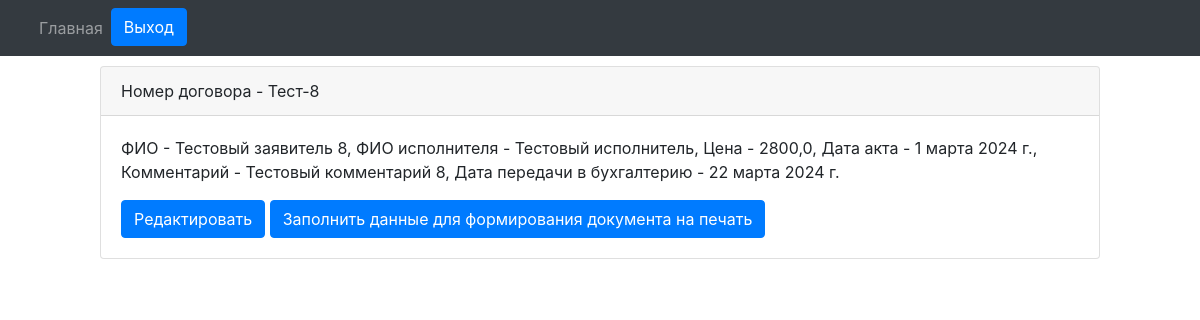
Before: /paid_departure/filials/orders/order/3/ (signed in) with the older database file.
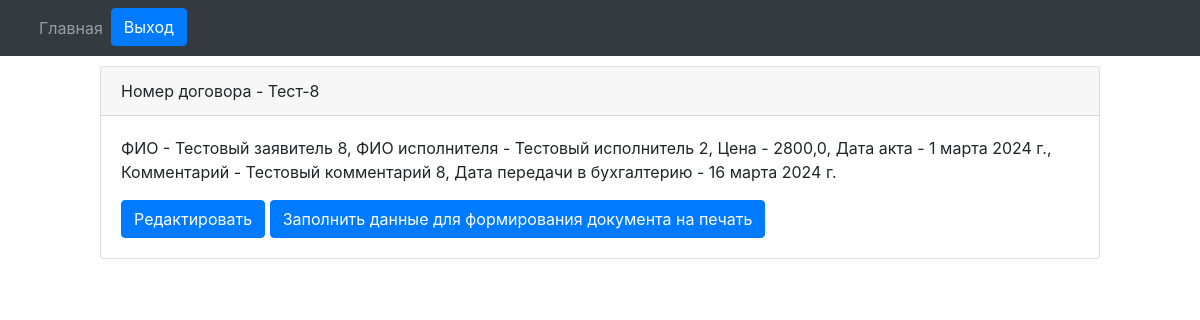
After: the same page with the newer database file.
### engine/models.py (models this page shows, shortened)
class Reestr_oferts(models.Model):
    number_orders_vozm = models.CharField(max_length=20, blank=False, verbose_name='Номер договора возм.', db_index=True)
    fio = models.CharField(max_length=128, blank=False, verbose_name='ФИО')
    date_orders = models.DateField(auto_now_add=True, verbose_name='Дата договора')
    date_akt = models.DateField(auto_now_add=True, verbose_name='Дата акта')
    exicutor = models.ForeignKey(Exicuters, on_delete=models.PROTECT, verbose_name='Исполнитель')
    filial = models.ForeignKey(Filials, on_delete=models.PROTECT, verbose_name='Филиал')
    price = models.FloatField(max_length=10, verbose_name='Цена')
    date_buhgt = models.DateField(verbose_name='Дата передачи в бухгалтерию')
    comment = models.CharField(max_length=512, verbose_name='Комментарий', blank=True)

class Exicuters(models.Model):
    fio = models.CharField(max_length=128, blank=False, verbose_name='ФИО исполнителя')
    position_filial = models.CharField(max_length=128, blank=False, default='Администратор', verbose_name='Должность')
    filial = models.ForeignKey(Filials, on_delete=models.PROTECT, verbose_name='Филиал к котрому привязан исполнитель')
    def __str__(self):
        return self.fio

### engine/views.py (the view)
# urls.py: path('filials/orders/order/<int:id_order>/', get_order, name='get_order'),
@login_required
def get_order(request, id_order):
    if not request.user.has_perm('engine.view_reestr_oferts'):
        queryset = Reestr_oferts.objects.get(pk=id_order)
        filial = str(queryset.filial)
        user_filial = str(request.user.filial)
        if filial == user_filial:
            order = Reestr_oferts.objects.get(pk=id_order)
        else:
            raise PermissionError
    else:
        order = Reestr_oferts.objects.get(pk=id_order)
    context = {
        'order': order
    }
    return render(request, 'orders/order.html', context=context)

### engine/templates/orders/order.html (shortened to what this page needs)
{% extends "orders/base.html" %}
{% block nav %}{% include 'orders/nav.html' %}{% endblock %}
{% block content %}
<div class="card" style="margin: 10px 100px 10px 100px;">
    <div class="card-header">
      Номер договора - {{ order.number_orders_vozm }}
    </div>
    <div class="card-body">
      <p class="card-text">ФИО - {{ order.fio }}, ФИО исполнителя - {{ order.exicutor }}, Цена - {{ order.price }}, Дата акта - {{ order.date_akt }}, Комментарий - {{ order.comment }}, Дата передачи в бухгалтерию - {{ order.date_buhgt }}</p>
      <a href="{% url 'edit_order' order.pk %}" class="btn btn-primary">Редактировать</a>
      {% if order.contract_data.reestr_oferts %}
        <a href="{% url 'edit_document' order.contract_data.id%}" class="btn btn-primary">Редактировать данные для формирования документа на печать</a>
        <a id="btn" href="{% url 'preview_docx' order.pk %}" class="btn btn-primary">Сформировать файл договора</a>
      {% else %}
        <a href="{% url 'create_document' order.pk %}" class="btn btn-primary">Заполнить данные для формирования документа на печать</a>
      {% endif %}
    </div>
  </div>
{% endblock %}

Changed rows visible on the page:
changed Reestr_oferts "Тест-8": exicutor "Тестовый исполнитель" → "Тестовый исполнитель 2"; date_buhgt "22 марта 2024 г." → "16 марта 2024 г."
